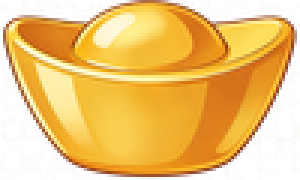
#> input picture imgs/8.png, 100 x 60 px, found by its file name (shown 3 times larger)
$ python regenerate_7.py
#> lines starting #> are read from the running program, lines starting #| are printed output that depends on the picture
from PIL import Image
import os

# 输入图片路径（8.png）
input_path = "D:\\Program Files\\nginx-1.26.3\\html\\imgs\\8.png"
# 输出图片路径（7.png）
output_path = "D:\\Program Files\\nginx-1.26.3\\html\\imgs\\7.png"

try:
    # 检查输入文件是否存在
    if not os.path.exists(input_path):
        print(f"错误: 输入文件不存在: {input_path}")
        exit(1)

    # 打开8.png图片
    img = Image.open(input_path)
#> img is the input picture: PIL image 100x60 RGBA; mean R, G, B, A 216.3, 170.2, 89.2, 187.4
    print(f"成功打开图片: {input_path}")
    print(f"原始图片模式: {img.mode}")
#| 原始图片模式: RGBA
    print(f"原始图片尺寸: {img.width}x{img.height}")
#| 原始图片尺寸: 100x60

    # 调整尺寸为100x100像素
    if img.size != (100, 100):
        img = img.resize((100, 100), Image.Resampling.LANCZOS)
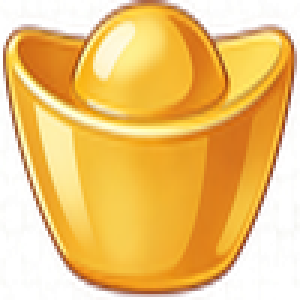
#> img: PIL image 100x100 RGBA (shown 3 times larger); mean R, G, B, A 215.8, 169.5, 88.5, 187.4; transparent parts drawn white
        print("成功调整尺寸为100x100像素")

    # 转换为RGBA模式（支持透明）
    if img.mode != 'RGBA':
        img = img.convert('RGBA')
    print("成功转换为RGBA模式")

    # 获取图片数据
    data = img.getdata()

    # 创建新的透明图片数据
    new_data = []
    for item in data:
        # 检查是否为白色背景（可以根据实际情况调整阈值）
        # 这里假设白色背景的RGB值接近(255, 255, 255)
        if item[0] > 240 and item[1] > 240 and item[2] > 240:
            # 将白色背景设为透明
            new_data.append((255, 255, 255, 0))
        else:
            # 保留其他颜色
            new_data.append(item)
#> this loop made 10000 passes
#> item on passes 1 to 3: (255, 255, 229, 10), (231, 231, 255, 11), (255, 255, 255, 4)
#> after the loop, new_data = 10000 items, first 6: (255, 255, 229, 10), (231, 231, 255, 11), (255, 255, 255, 0), (255, 255, 255, 0), (255, 255, 255, 0), (255, 255, 255, 0)

    # 更新图片数据
    img.putdata(new_data)
    print("成功将白色背景转换为透明")

    # 保存输出图片（7.png）
    img.save(output_path, 'PNG')
    print(f"成功保存透明图片到: {output_path}")

    # 验证文件是否存在
    if os.path.exists(output_path):
        print(f"验证成功: 输出文件已创建")
        print(f"文件大小: {os.path.getsize(output_path)} 字节")
    else:
        print("错误: 输出文件未创建")

except Exception as e:
    print(f"处理图片时出错: {str(e)}")
    import traceback
    traceback.print_exc()

$ run again, with imgs/1.png copied over imgs/8.png
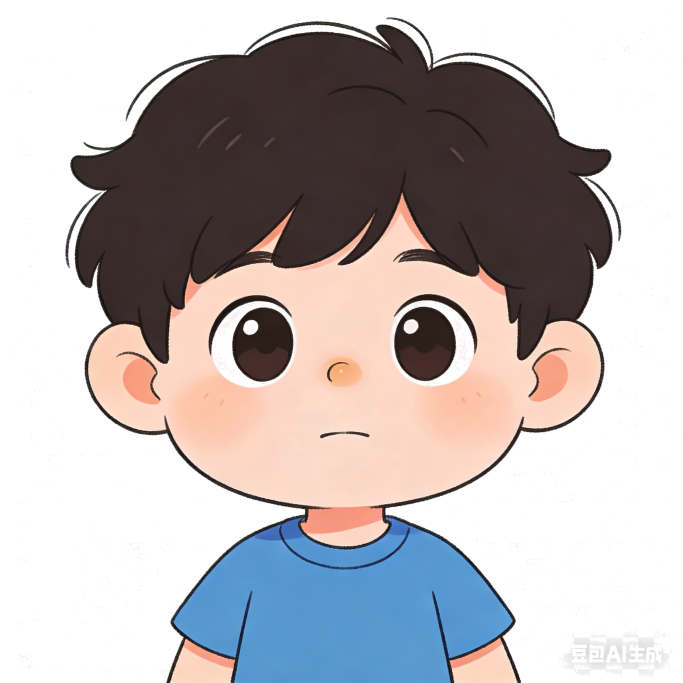
#> input picture imgs/1.png, 2048 x 2048 px, found by its file name (shown at 1/3 size)
#> img is the input picture: PIL image 2048x2048 RGBA; mean R, G, B, A 184.6, 178.9, 179.5, 139.6
#| 原始图片模式: RGBA
#| 原始图片尺寸: 2048x2048
#> `img = img.resize((100, 100), Image.Resampling.LANCZOS)`:
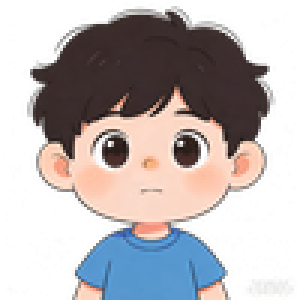
#> img: PIL image 100x100 RGBA (shown 3 times larger); mean R, G, B, A 117, 111.1, 111.2, 139.6; transparent parts drawn white
#> the loop `for item in data:` made 10000 passes
#> item on passes 1 to 3: (0, 0, 0, 0), (0, 0, 0, 0), (0, 0, 0, 0)
#> after the loop `for item in data:`: new_data = 10000 items, first 6: (0, 0, 0, 0), (0, 0, 0, 0), (0, 0, 0, 0), (0, 0, 0, 0), (0, 0, 0, 0), (0, 0, 0, 0)

$ run again, with imgs/2.png copied over imgs/8.png
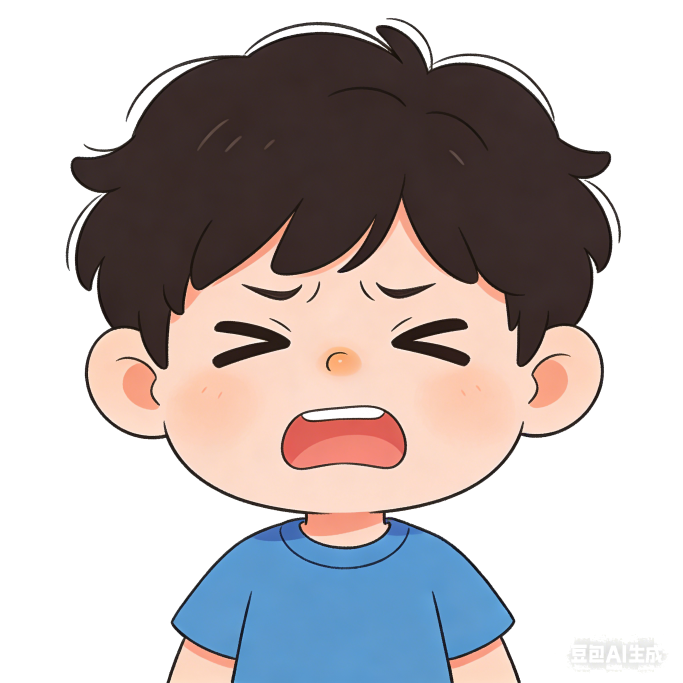
#> input picture imgs/2.png, 2048 x 2048 px, found by its file name (shown at 1/3 size)
#> img is the input picture: PIL image 2048x2048 RGBA; mean R, G, B, A 186.6, 179.4, 179.1, 140.3
#| 原始图片模式: RGBA
#| 原始图片尺寸: 2048x2048
#> `img = img.resize((100, 100), Image.Resampling.LANCZOS)`:
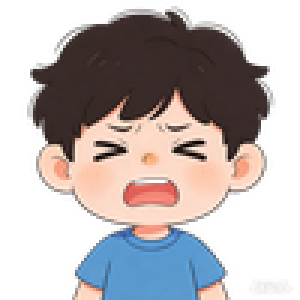
#> img: PIL image 100x100 RGBA (shown 3 times larger); mean R, G, B, A 78.9, 71.6, 71.6, 140.3; transparent parts drawn white
#> the loop `for item in data:` made 10000 passes
#> item on passes 1 to 3: (0, 0, 0, 0), (0, 0, 0, 0), (0, 0, 0, 0)
#> after the loop `for item in data:`: new_data = 10000 items, first 6: (0, 0, 0, 0), (0, 0, 0, 0), (0, 0, 0, 0), (0, 0, 0, 0), (0, 0, 0, 0), (0, 0, 0, 0)
